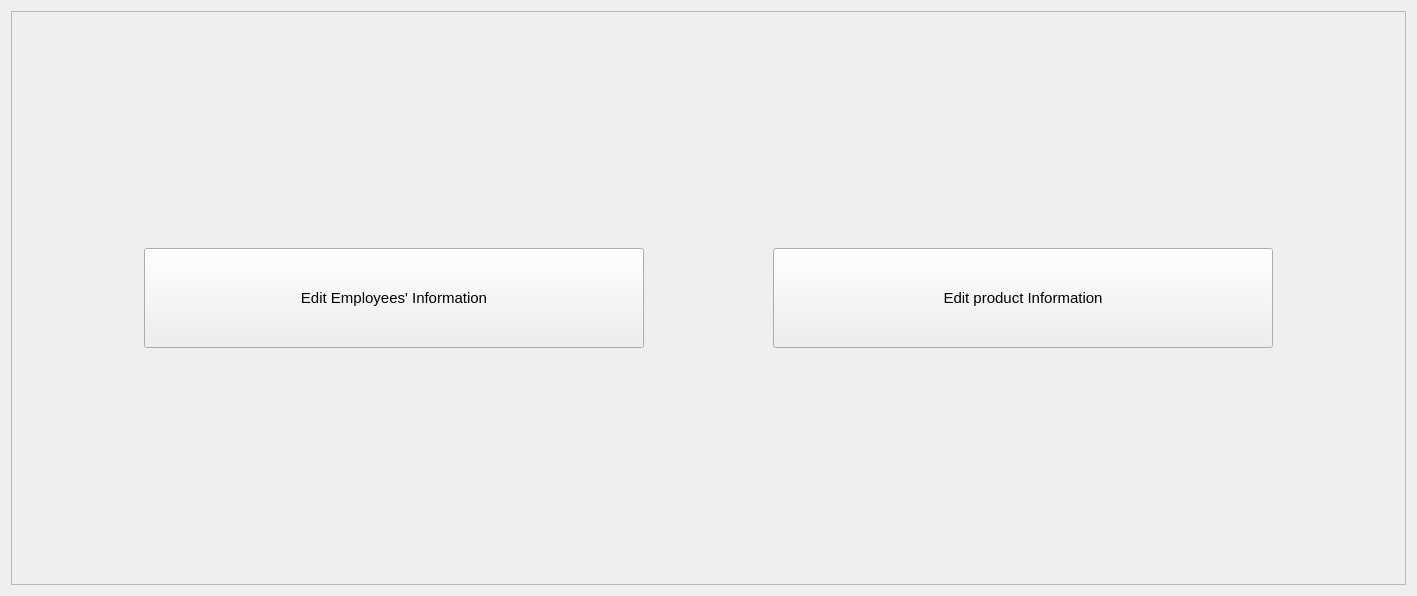
<?xml version="1.0" encoding="UTF-8"?>
<ui version="4.0">
 <class>Form</class>
 <widget class="QWidget" name="Form">
  <property name="geometry">
   <rect>
    <x>0</x>
    <y>0</y>
    <width>1417</width>
    <height>596</height>
   </rect>
  </property>
  <property name="windowTitle">
   <string>Form</string>
  </property>
  <layout class="QVBoxLayout" name="verticalLayout">
   <item>
    <widget class="QFrame" name="frame">
     <property name="frameShape">
      <enum>QFrame::StyledPanel</enum>
     </property>
     <property name="frameShadow">
      <enum>QFrame::Raised</enum>
     </property>
     <layout class="QHBoxLayout" name="horizontalLayout">
      <item>
       <widget class="QPushButton" name="pushButton">
        <property name="maximumSize">
         <size>
          <width>500</width>
          <height>100</height>
         </size>
        </property>
        <property name="font">
         <font>
          <pointsize>11</pointsize>
         </font>
        </property>
        <property name="text">
         <string>Edit Employees' Information</string>
        </property>
       </widget>
      </item>
      <item>
       <widget class="QPushButton" name="pushButton_2">
        <property name="maximumSize">
         <size>
          <width>500</width>
          <height>100</height>
         </size>
        </property>
        <property name="font">
         <font>
          <pointsize>11</pointsize>
         </font>
        </property>
        <property name="text">
         <string>Edit product Information</string>
        </property>
       </widget>
      </item>
     </layout>
    </widget>
   </item>
  </layout>
 </widget>
 <resources/>
 <connections/>
</ui>
